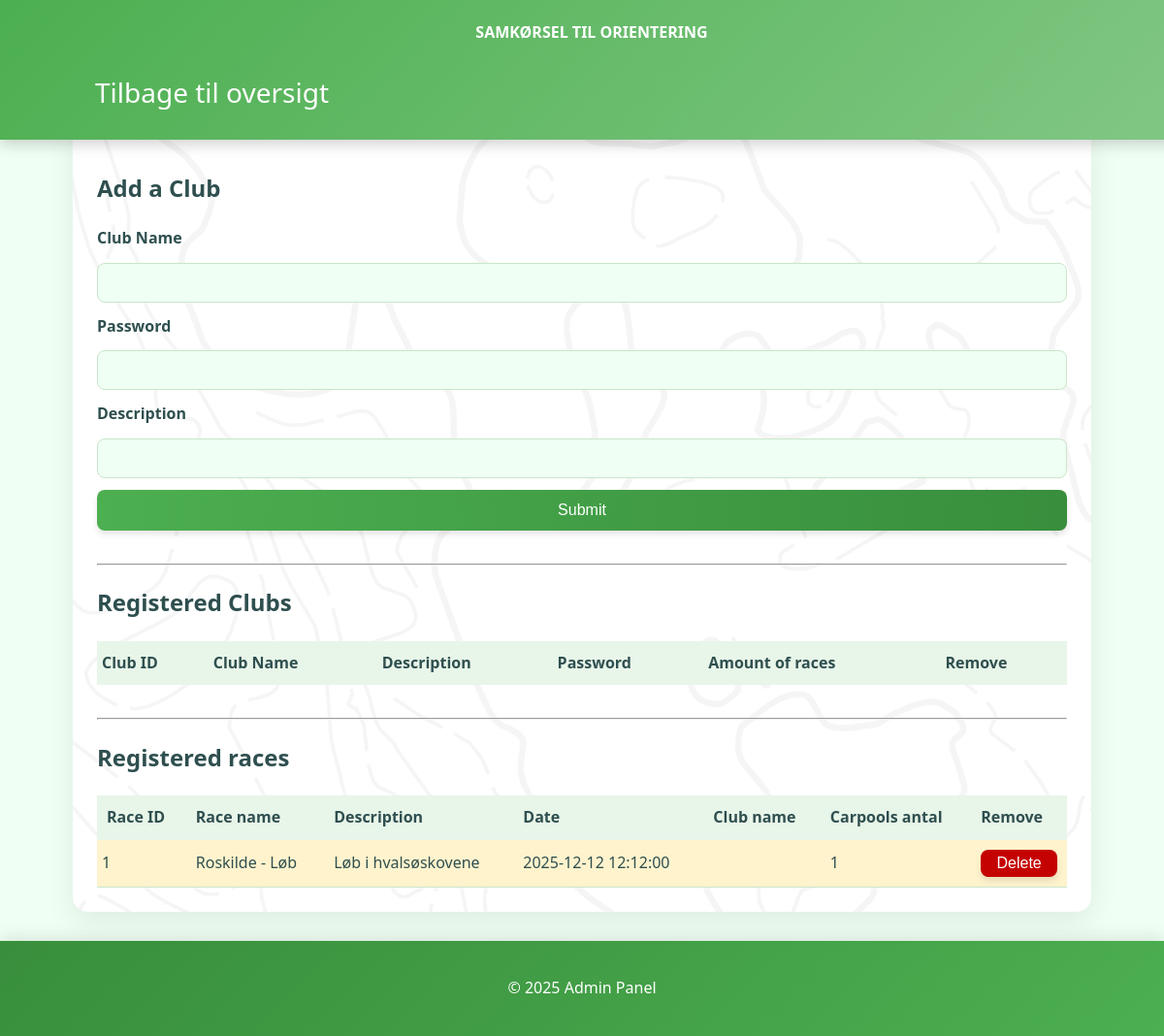
Before: /admin (signed in) with the older database file.
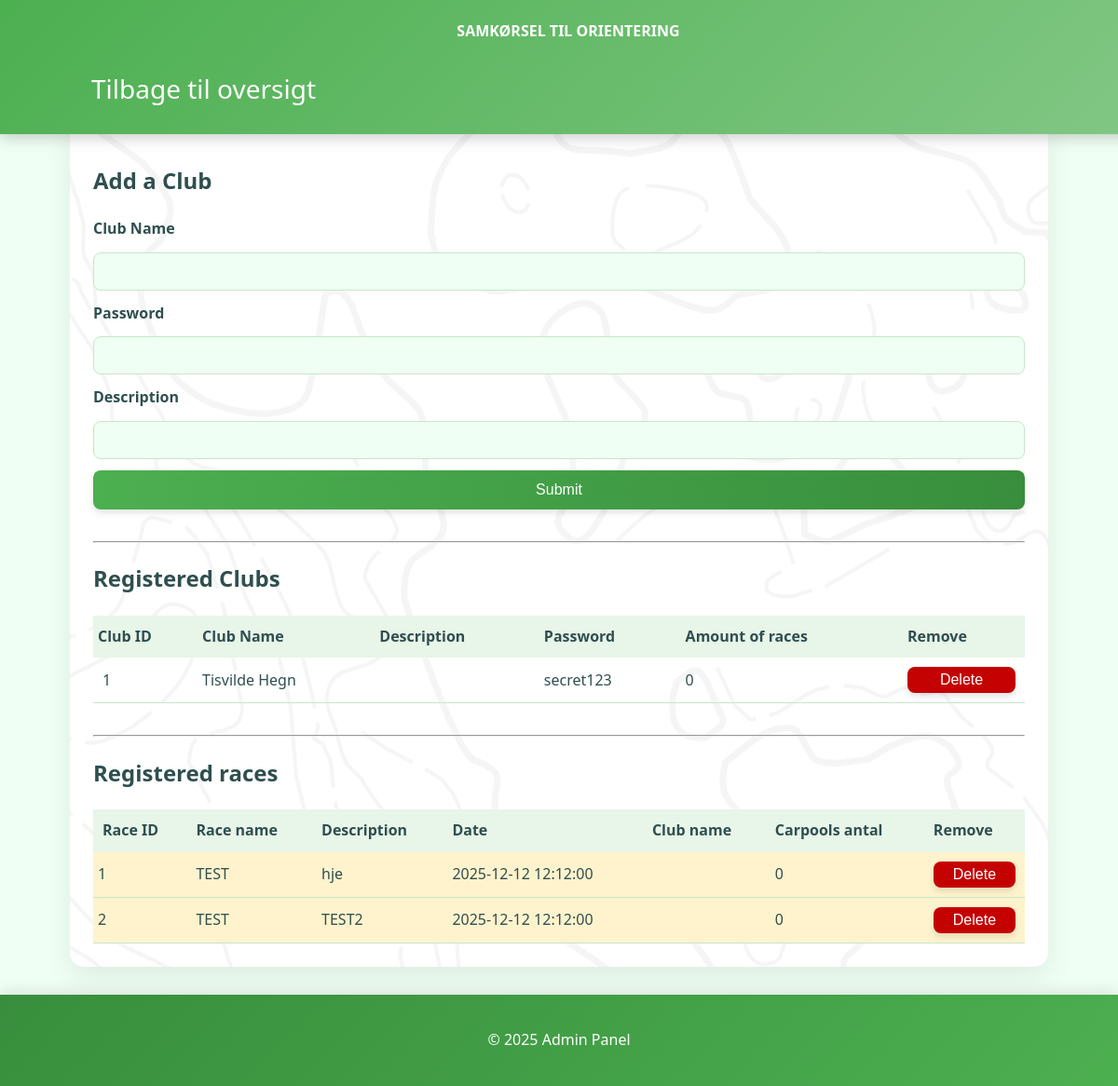
After: the same page with the newer database file.
### pythonextensions/models.py (models this page shows)
class Race(db.Model):
    id = db.Column(db.Integer, primary_key=True)
    club_level = db.Column(db.Boolean, default=False) #indicates if it is a club level
    name = db.Column(db.String(100), nullable=False, unique=False)
    description = db.Column(db.Text, nullable=True)
    date = db.Column(db.DateTime, nullable=False)
    latitude = db.Column(db.Float, nullable=False)
    longitude = db.Column(db.Float, nullable=False)
    carpools = db.relationship('Carpool', backref='race', lazy="joined")
    club_id = db.Column(db.Integer, db.ForeignKey('club.id'), nullable=True)

class Club(db.Model):
    id = db.Column(db.Integer, primary_key=True)
    password = db.Column(db.String(100), nullable=False)
    name = db.Column(db.String(100), nullable=False, unique=True)
    description = db.Column(db.Text, nullable=True)
    carpools = db.relationship('Carpool', backref='club', lazy="joined")
    races = db.relationship('Race', backref='club', lazy="joined")

### app.py (the view, shortened to what this page needs)
@app.route('/admin', methods=['GET', 'POST'])
def admin():
    if 'admin_login' not in session:
        return redirect(url_for('admin_login'))
    Clubs = Club.query.all()
    Races = Race.query.all()
    Carpools = Carpool.query.all()
    races_by_club = {}
    carpools_by_races = {}
    for race in Races:
        races_by_club.setdefault(race.club_id, []).append(race)
    for carpool in Carpools:
        carpools_by_races.setdefault(carpool.race_id, []).append(carpool)
    clubs_dict = {club.id: club for club in Clubs}
    Carpools = Carpool.query.all()
    return render_template("admin.html", clubs=Clubs, races=Races, carpool=Carpools, clubs_dict = clubs_dict, races_by_club=races_by_club, carpools_by_races=carpools_by_races )

### templates/admin.html (shortened to what this page needs)
<!DOCTYPE html>
<html lang="en">
<head>
    <link rel="stylesheet" href="{{ url_for('static', filename='style.css') }}">
    <link rel="stylesheet" href="https://cdn.datatables.net/1.13.6/css/jquery.dataTables.min.css">
</head>
<body>
    <header>
        <h1 style="font-size: medium;">SAMKØRSEL TIL ORIENTERING</h1>
        <div class="header-inner">
            <nav id="primary-nav" class="nav">
                <ul style="display: flex; gap: 20px; list-style: none; padding: 0; margin: 0;">
                    <li><a href="/" class="navbar-link">Tilbage til oversigt</a></li>
                </ul>
            </nav>
        </div>
    </header>
    <div class="main-wrapper">
        <div class="center-container">
            <h2>Add a Club</h2>
            <form action="{{ url_for('admin') }}" method="POST">
                <label for="club_name">Club Name</label>
                <input type="text" id="club_name" name="name" required>
                <label for="password">Password</label>
                <input type="text" id="password" name="password" required>
                <label for="description">Description</label>
                <input type="text" id="description" name="description">
                <button type="submit">Submit</button>
            </form>
            <br>
            <hr>
            <h2>Registered Clubs</h2>
            <table id="clubTable" style="width:100%; border-collapse: collapse; margin-top:20px;">
                <thead>
                    <tr style="background:#e8f5e9;">
                        <th style="padding:5px; text-align:left;">Club ID</th>
                        <th style="padding:10px; text-align:left;">Club Name</th>
                        <th style="padding:10px; text-align:left;">Description</th>
                        <th style="padding:10px; text-align:left;">Password</th>
                        <th style="padding:10px; text-align:left;">Amount of races</th>
                        <th style="padding:10px; text-align:left;">Remove</th>
                    </tr>
                </thead>
                <tbody>
                    {% for club in clubs %}
                    <tr>
                        <td style="padding:10px; border-bottom:1px solid #c8e6c9;">
                            {{ club.id }}
                        </td>
                        <td style="padding:10px; border-bottom:1px solid #c8e6c9;">
                            {{ club.name }}
                        </td>
                        <td style="padding:10px; border-bottom:1px solid #c8e6c9;">
                        </td>
                        <td style="padding:10px; border-bottom:1px solid #c8e6c9;">
                            {{ club.password }}
                        </td>
                        <td style="padding:10px; border-bottom:1px solid #c8e6c9;">
                            {{ races_by_club[club.id]|length }}
                        </td>
                        <td style="padding:10px; border-bottom:1px solid #c8e6c9;">
                            <form onsubmit="return confirm('ER du sikker på at du vil slette denne klub?')"
                                action="{{ url_for('admin') }}" method="post">
                                <button type="submit" class="delete-btn">Delete</button>
                            </form>
                        </td>
                    </tr>
                    {% endfor %}
                </tbody>
            </table>
            <br>
            <hr>
            <h2>Registered races</h2>
            <table id="raceTable" style="width:100%; border-collapse: collapse; margin-top:20px;">
                <thead>
                    <tr style="background:#e8f5e9;">
                        <th style="padding:10px; text-align:left;">Race ID</th>
                        <th style="padding:10px; text-align:left;">Race name</th>
                        <th style="padding:10px; text-align:left;">Description</th>
                        <th style="padding:10px; text-align:left;">Date</th>
                        <th style="padding:10px; text-align:left;">Club name</th>
                        <th style="padding:10px; text-align:left;">Carpools antal</th>
                        <th style="padding:10px; text-align:left;">Remove</th>
                    </tr>
                </thead>
                <tbody>
                    {% for race in races %}
                    <tr class="race-row">
                        <td style="padding:5px; border-bottom:1px solid #c8e6c9;">
                            {{ race.id }}
                        </td>
                        <td style="padding:10px; border-bottom:1px solid #c8e6c9;">
                            {{ race.name }}
                        </td>
                        <td style="padding:10px; border-bottom:1px solid #c8e6c9;">
                            {{ race.description }}
                        </td>
                        <td class="race-date" style="padding:10px; border-bottom:1px solid #c8e6c9;">
                            {{ race.date }}
                        </td>
                        <td style="padding:10px; border-bottom:1px solid #c8e6c9;">
                        </td>
                        <td style="padding:10px; border-bottom:1px solid #c8e6c9;">
                            {{ carpools_by_races[race.id]|length }}
                        </td>
                        <td style="padding:10px; border-bottom:1px solid #c8e6c9;">
                            <form onsubmit="return confirm('ER du sikker på at du vil slette dette løb?')"
                                action="{{ url_for('admin') }}" method="post">
                                <button type="submit" class="delete-btn">Delete</button>
                            </form>
                        </td>
                    </tr>
                    {% endfor %}
                </tbody>
            </table>
        </div>
    </div>
    <footer>
        <p>&copy; 2025 Admin Panel</p>
    </footer>
</body>
</html>

### static/style.css (style rules this page uses)
body { font-family: 'Segoe UI', Tahoma, Geneva, Verdana, sans-serif; background-color: #f0fff4; margin: 0; padding-top: 10px; color: #2f4f4f; line-height: 1.6; }
.delete-btn { background: #c40202; color: white; border: none; padding: 5px 10px; cursor: pointer; }
.main-wrapper { display: flex; flex-direction: row; justify-content: center; align-items: flex-start; max-width: 1400px; margin: 0 auto; }
header { width: 100%; margin-bottom: 10px; background: linear-gradient(135deg, #4caf50, #81c784); color: white; padding: 10px; text-align: center; font-size: 28px; box-shadow: 0 4px 15px rgba(0, 0, 0, 0.2); position: fixed; top: 0; left: 0; z-index: 2; }
form { display: flex; flex-direction: column; gap: 12px; }
label { font-weight: 600; color: #2f4f4f; }
input, select { padding: 12px; border: 1px solid #c8e6c9; border-radius: 8px; background-color: #f0fff4; transition: border-color 0.3s, box-shadow 0.3s; }
button { background: linear-gradient(to right, #4caf50, #388e3c); color: white; padding: 12px; border: none; border-radius: 8px; cursor: pointer; font-size: 16px; font-weight: 500; transition: all 0.3s ease; box-shadow: 0 4px 6px rgba(0, 0, 0, 0.1); }
a:link, a:visited { background: linear-gradient(to right, #388e3c, #4caf50); color: white; padding: 12px 20px; text-align: center; text-decoration: none; display: inline-block; border-radius: 8px; transition: all 0.3s ease; box-shadow: 0 4px 6px rgba(0, 0, 0, 0.1); }
footer { text-align: center; padding: 20px; background: linear-gradient(135deg, #388e3c, #4caf50); color: white; margin-top: 30px; box-shadow: 0 -4px 15px rgba(0, 0, 0, 0.1); }
.center-container { flex: 1; max-width: 1000px; background: white; padding: 25px; border-radius: 15px; box-shadow: 0 10px 30px rgba(0, 0, 0, 0.08); transition: none; margin-top: 120px; order: 1; background-image: url("./images/contours.png"); background-size: cover; background-position: center; background-repeat: no-repeat; background-attachment: fixed; }
.header-inner { max-width: 100%; margin-left: 5%; margin-right: 5%; padding: 8px 16px; display: flex; align-items: center; justify-content: space-between; gap: 12px; }
.nav { display: flex; align-items: center; gap: 12px; }
.nav a { background: transparent; box-shadow: none; padding: 8px 12px; border-radius: 8px; text-decoration: none; color: #fff; transition: background 0.2s ease; }

Changed rows visible on the page:
added Club: id "1", name "Tisvilde Hegn", password "secret123", races_by_club "0"
changed Race id 1: name "Roskilde - Løb" → "TEST"; description "Løb i hvalsøskovene" → "hje"; carpools_by_races "1" → "0"
added Race: id "2", name "TEST", description "TEST2", date "2025-12-12 12:12:00", carpools_by_races "0"
